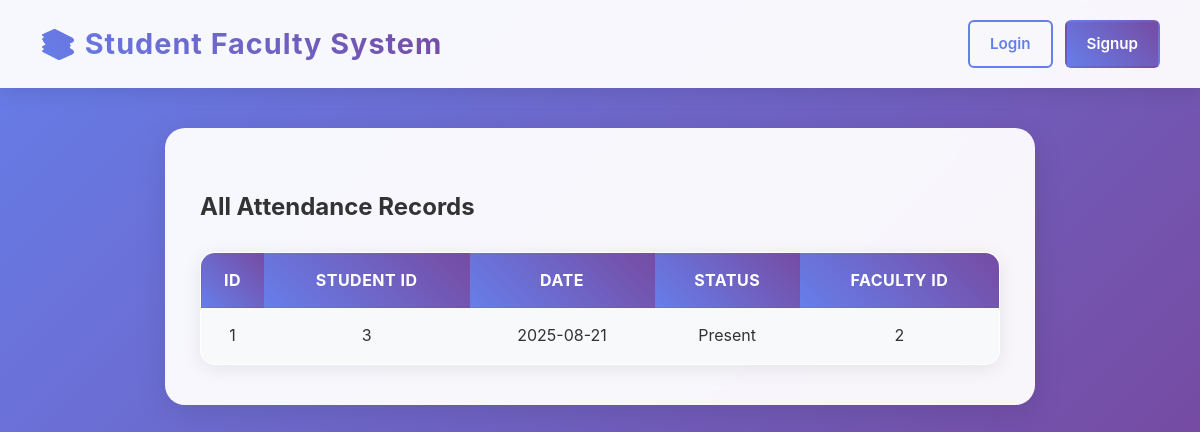
The page /admin/attendance on the database as committed earlier.
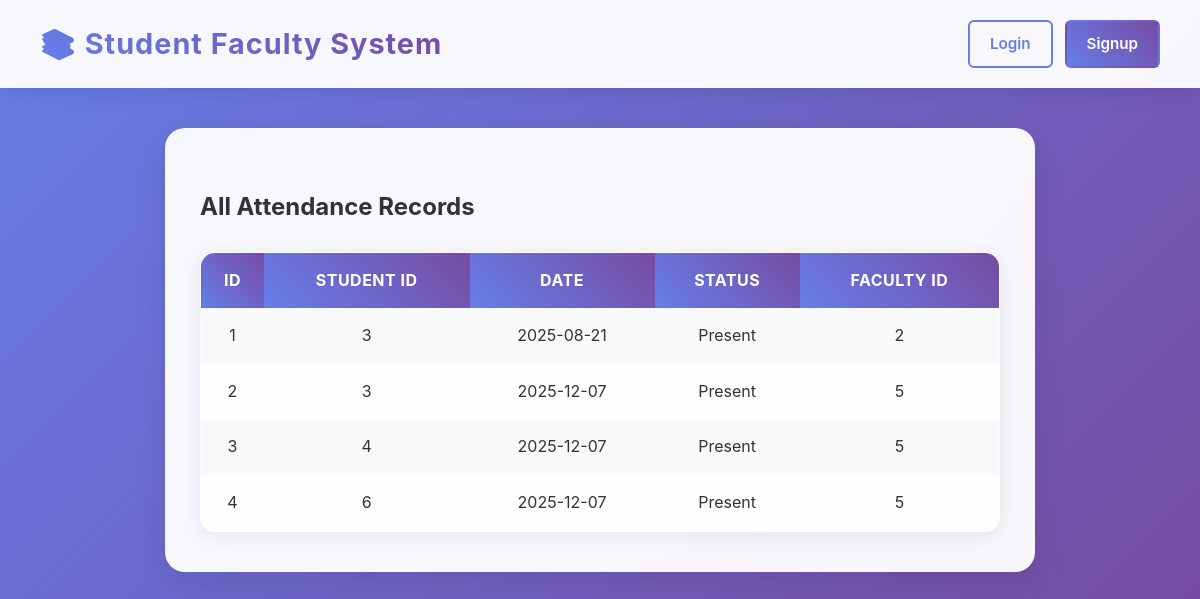
The same page on the database as committed later.
### ap.py (models this page shows, shortened)
class Attendance(db.Model):
    id = db.Column(db.Integer, primary_key=True)
    student_id = db.Column(db.Integer, db.ForeignKey('user.id'))
    date = db.Column(db.String(20))
    status = db.Column(db.String(10))  # Present/Absent
    faculty_id = db.Column(db.Integer, db.ForeignKey('user.id'))
    @app.route("/admin/attendance")
    def admin_attendance():
        attendance = Attendance.query.all()
        return render_template("admin_attendance.html", attendance=attendance)

### ap.py (the view)
    @app.route("/admin/attendance")
    def admin_attendance():
        attendance = Attendance.query.all()
        return render_template("admin_attendance.html", attendance=attendance)

### templates/admin_attendance.html
{% extends "base.html" %}
{% block content %}
<h2>All Attendance Records</h2>
<table border="1">
    <tr><th>ID</th><th>Student ID</th><th>Date</th><th>Status</th><th>Faculty ID</th></tr>
    {% for att in attendance %}
    <tr><td>{{ att.id }}</td><td>{{ att.student_id }}</td><td>{{ att.date }}</td><td>{{ att.status }}</td><td>{{ att.faculty_id }}</td></tr>
    {% endfor %}
</table>
{% endblock %}

Rows that differ between the two databases and show on the page:
added Attendance: id "2", student_id "3", date "2025-12-07", status "Present", faculty_id "5"
added Attendance: id "3", student_id "4", date "2025-12-07", status "Present", faculty_id "5"
added Attendance: id "4", student_id "6", date "2025-12-07", status "Present", faculty_id "5"
